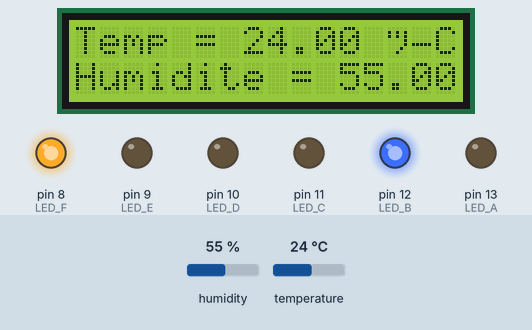
Bench run of a sketch on a simulated Arduino Uno, built with avr-gcc and run on an emulated ATmega328P. Shown: 16×2 character LCD, output pins drawn as LEDs (lit = HIGH). The inputs (shaded band) are chosen by the test bench; at power-on: humidity 55 %, temperature 24 °C.

Above: at 1.2 s.
1.3 s: humidity set to 22 %
At 3.3 s:
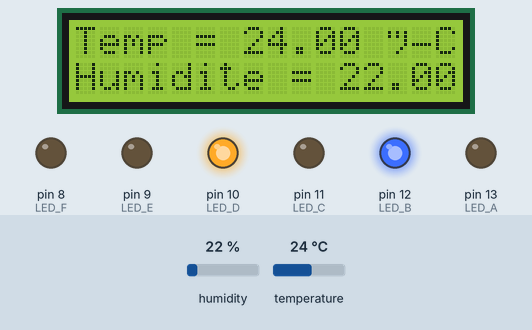
4.0 s: temperature set to 20 °C
At 4.5 s:
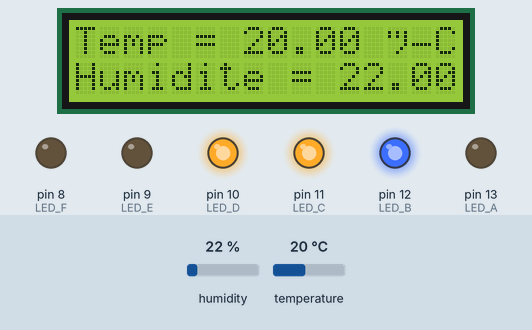
6.7 s: humidity set to 40 %
At 8.8 s:
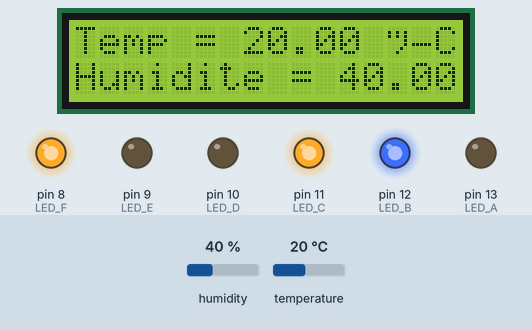
9.7 s: temperature set to 12 °C
At 11.6 s:
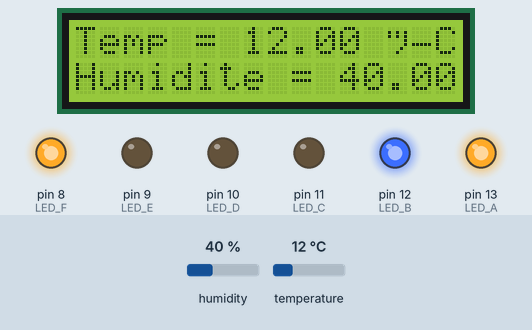
12.4 s: humidity set to 68 %
At 14.7 s:
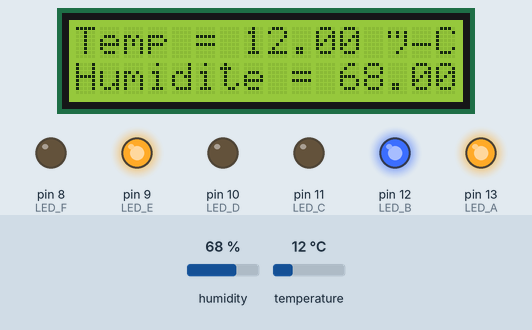
15.8 s: temperature set to 19 °C
At 17.1 s:
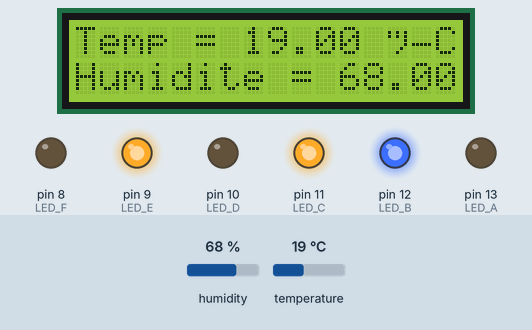
Timing chart, 0 to 18.8 s (numbered marks = the images above; inputs shaded):
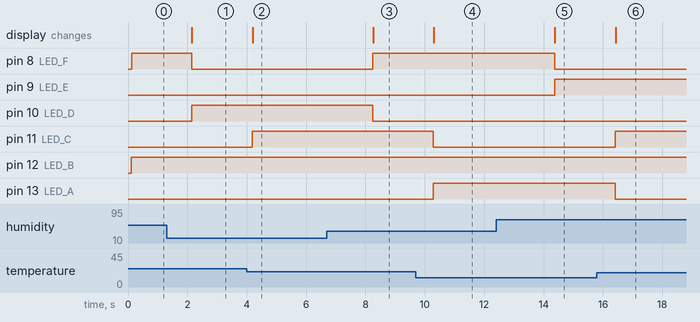

The sketch:

EtnaThermOs.ino
```cpp
#include "DHT.h"
#include "LiquidCrystal_I2C.h"
#include  "Wire.h"

#define DHTPIN 2
#define DHTTYPE DHT11
#define LED_A 13
#define LED_B 12
#define LED_C 11
#define LED_D 10
#define LED_E 9
#define LED_F 8


DHT dht(DHTPIN, DHTTYPE);
LiquidCrystal_I2C lcd(0x27,  16, 2);

void setup()
{
  dht.begin();
  lcd.init();
  lcd.backlight();
  pinMode(LED_A, OUTPUT);
  pinMode(LED_B, OUTPUT);
  pinMode(LED_C, OUTPUT);
  pinMode(LED_D, OUTPUT);
  pinMode(LED_E, OUTPUT);
  pinMode(LED_F, OUTPUT);

}

void loop() {
  lcd.setCursor(0,0);
  lcd.println("Temp = " + String(dht.readTemperature())+" °C");
  if (dht.readTemperature() < 18) { digitalWrite(13, HIGH); }
  else { digitalWrite(13, LOW); }

  if ( 18 < dht.readTemperature() < 22) { digitalWrite(12, HIGH); }
  else { digitalWrite(12, LOW); }

  if ( dht.readTemperature() > 18 && dht.readTemperature() < 22) { digitalWrite(11, HIGH); }
  else { digitalWrite(11, LOW); }

// __________________________________________________________________________________________________________________________________________________

  lcd.setCursor(0,1);
  lcd.println("Humidite = " + String(dht.readHumidity())+" %");

  if (dht.readHumidity() < 30) { digitalWrite(10, HIGH); }
  else { digitalWrite(10, LOW); }

  if (dht.readHumidity() > 60) { digitalWrite(9, HIGH); }
  else { digitalWrite(9, LOW); }

  if ( dht.readHumidity() > 30 && dht.readHumidity() < 60) { digitalWrite(8, HIGH); }
  else { digitalWrite(8, LOW); }

}
```

Measured:
- the behaviour switches between 22 and 21 °C on temperature (found by bisection; images 1 and 2)
- after the input at 1.3 s, pin 8 (LED_F): HIGH → LOW after 0.84 s; pin 10 (LED_D): LOW → HIGH after 0.84 s; the display: changes after 0.84 s (image 1)
- after the input at 4.0 s, pin 11 (LED_C): LOW → HIGH after 0.18 s; the display: changes after 0.20 s (image 2)
- after the input at 6.7 s, pin 8 (LED_F): LOW → HIGH after 1.5 s; pin 10 (LED_D): HIGH → LOW after 1.5 s; the display: changes after 1.6 s (image 3)
- after the input at 9.7 s, pin 11 (LED_C): HIGH → LOW after 0.58 s; pin 13 (LED_A): LOW → HIGH after 0.58 s; the display: changes after 0.60 s (image 4)
- after the input at 12.4 s, pin 8 (LED_F): HIGH → LOW after 2.0 s; pin 9 (LED_E): LOW → HIGH after 2.0 s; the display: changes after 2.0 s (image 5)
- after the input at 15.8 s, pin 11 (LED_C): LOW → HIGH after 0.61 s; pin 13 (LED_A): HIGH → LOW after 0.61 s; the display: changes after 0.63 s (image 6)
